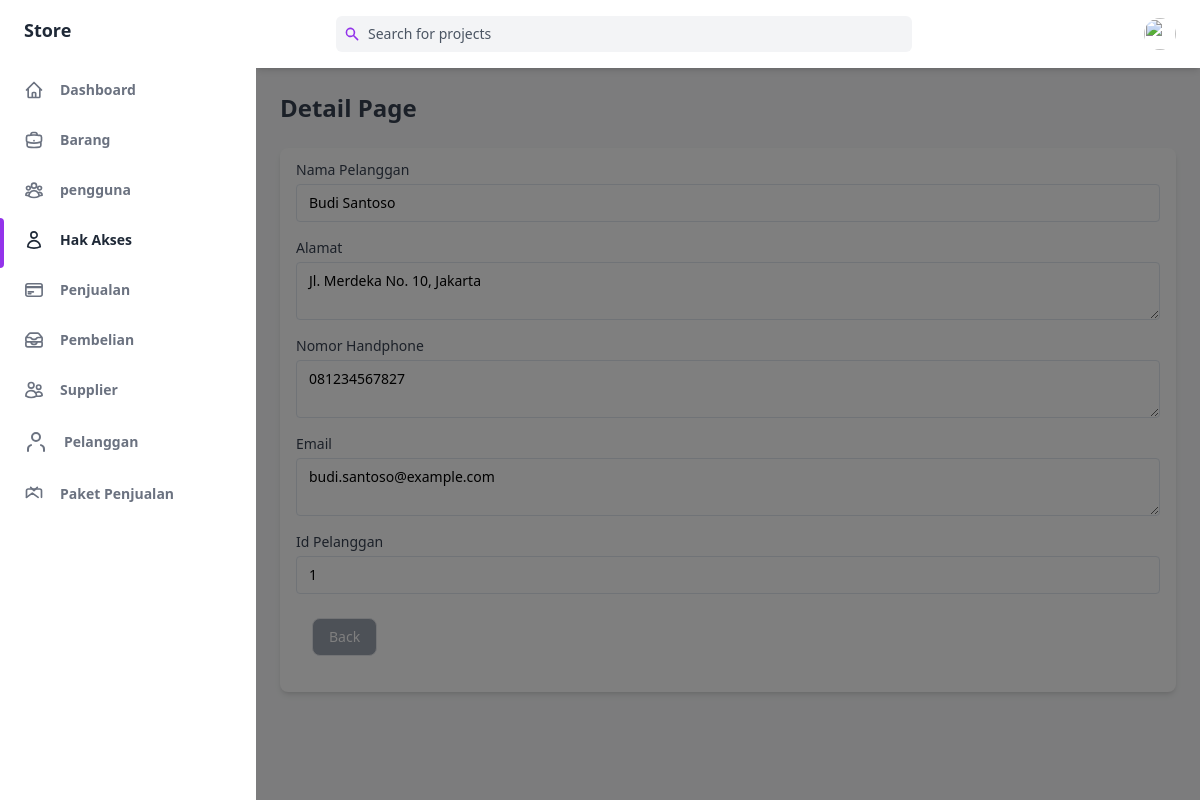
The page /public/pelanggan/detail/1 on the database its author committed.
### tables this page shows
CREATE TABLE `pelanggan` (
  `idPelanggan` int(255) NOT NULL,
  `nama` varchar(255) NOT NULL,
  `alamat` varchar(255) NOT NULL,
  `noHP` varchar(255) NOT NULL,
  `email` varchar(255) NOT NULL
);

### app/core/Controller.php (called while the page is built, shortened)
<?php
class Controller
{
    public function view($view, $data = [])
    {
        require_once '../app/views/' . $view . '.php';
    }
    public function model($model)
    {
        return new $model;
    }
}

### app/controllers/Pelanggan.php (called while the page is built, shortened)
<?php
class Pelanggan extends Controller
{
    public function detail($id)
    {
        $data['judul'] = 'Detail Pelanggan';
        $data['pelanggan'] = $this->model('pelanggan_model')->getPelangganById($id);
        $this->view('pelanggan/detail', $data);
    }
}

### app/core/App.php (called while the page is built, shortened)
<?php
class App
{
   protected $method = 'index';
   protected $params = [];
   public function __construct()
   {
      $url = $this->parseURL();
      if (file_exists('../app/controllers/' . $url[0] . '.php')) {
         unset($url[0]);
      }
      $this->controller = new $this->controller;
      if (isset($url[1])) {
         if (method_exists($this->controller, $url[1])) {
            $this->method = $url[1];
            unset($url[1]);
         }
      }
      if (!empty($url)) {
         $this->params = array_values($url);
      }
      call_user_func_array([$this->controller, $this->method], $this->params);
   }
   public function parseURL()
   {
      if (isset($_GET['url'])) {
         $url = rtrim($_GET['url'], '/');
         $url = filter_var($url, FILTER_SANITIZE_URL);
         $url = explode('/', $url);
         return $url;
      } else {
         return ["home"];
      }
   }
}

### public/index.php (called while the page is built, shortened)
<?php
$app = new App;

### app/core/Database.php (called while the page is built, shortened)
<?php
class Database
{
    private $host = DB_HOST;
    private $user = DB_USER;
    private $pass = DB_PASS;
    private $db_name = DB_NAME;
    private $dbh;
    private $stmt;
    public function __construct()
    {
        $dsn = 'mysql:host=' . $this->host . ';dbname=' . $this->db_name;
        $option = [
            PDO::ATTR_PERSISTENT => true,
            PDO::ATTR_ERRMODE => PDO::ERRMODE_EXCEPTION
        ];
        try {
            $this->dbh = new PDO($dsn, $this->user, $this->pass, $option);
        } catch (PDOException $error) {
            die($error->getMessage());
        }
    }
    public function query($query)
    {
        $this->stmt = $this->dbh->prepare($query);
    }
    public function bind($param, $value, $type = null)
    {
        if (is_null($type)) {
            switch (true) {
                default:
                    $type = PDO::PARAM_STR;
            }
        }
        $this->stmt->bindValue($param, $value, $type);
    }
    public function execute()
    {
        $this->stmt->execute();
    }
    public function single()
    {
        $this->execute();
        return $this->stmt->fetch(PDO::FETCH_ASSOC);
    }
}

### app/models/pelanggan_model.php (called while the page is built, shortened)
<?php
class pelanggan_model
{
    private $db;
    public function __construct()
    {
        $this->db = new Database;
    }
    public function getPelangganById($idPelanggan)
    {
        $this->db->query('SELECT * FROM pelanggan WHERE idPelanggan =:idPelanggan');
        $this->db->bind('idPelanggan', $idPelanggan);
        return $this->db->single();
    }
}

### app/views/pelanggan/detail.php (the view, shortened to what this page needs)
<div class="flex h-screen bg-gray-50 dark:bg-gray-900" :class="{ 'overflow-hidden': isSideMenuOpen }">
    <aside class="z-20 hidden w-64 overflow-y-auto bg-white dark:bg-gray-800 md:block flex-shrink-0">
        <div class="py-4 text-gray-500 dark:text-gray-400">
            <a class="ml-6 text-lg font-bold text-gray-800 dark:text-gray-200" href="#">
                Store
            </a>
            <ul class="mt-6">
                <li class="relative px-6 py-3">
                    <a class="inline-flex items-center w-full text-sm font-semibold transition-colors duration-150 hover:text-gray-800 dark:hover:text-gray-200" href="<?= ROUTE_URL ?>/home">
                        <span class="ml-4">Dashboard</span>
                    </a>
                </li>
            </ul>
            <ul>
                <li class="relative px-6 py-3">
                    <a class="inline-flex items-center w-full text-sm font-semibold transition-colors duration-150 hover:text-gray-800 dark:hover:text-gray-200" href="<?= ROUTE_URL ?>/barang">
                        <span class="ml-4">Barang</span>
                    </a>
                </li>
                <li class="relative px-6 py-3">
                    <a class="inline-flex items-center w-full text-sm font-semibold transition-colors duration-150 hover:text-gray-800 dark:hover:text-gray-200" href="<?= ROUTE_URL ?>/pengguna">
                        <span class="ml-4">pengguna</span>
                    </a>
                </li>
                <li class="relative px-6 py-3">
                    <span class="absolute inset-y-0 left-0 w-1 bg-purple-600 rounded-tr-lg rounded-br-lg" aria-hidden="true"></span>
                    <a class="inline-flex items-center w-full text-sm font-semibold transition-colors duration-150 text-gray-800 dark:text-gray-100 hover:text-gray-800 dark:hover:text-gray-200" href="<?= ROUTE_URL ?>/role">
                        <span class="ml-4">Hak Akses</span>
                    </a>
                </li>
                <li class="relative px-6 py-3">
                    <a class="inline-flex items-center w-full text-sm font-semibold transition-colors duration-150 hover:text-gray-800 dark:hover:text-gray-200" href="<?= ROUTE_URL ?>/penjualan">
                        <span class="ml-4">Penjualan</span>
                    </a>
                </li>
                <li class="relative px-6 py-3">
                    <a class="inline-flex items-center w-full text-sm font-semibold transition-colors duration-150 hover:text-gray-800 dark:hover:text-gray-200" href="<?= ROUTE_URL ?>/pembelian">
                        <span class="ml-4">Pembelian</span>
                    </a>
                </li>
                <li class="relative px-6 py-3">
                    <a class="inline-flex items-center w-full text-sm font-semibold transition-colors duration-150 hover:text-gray-800 dark:hover:text-gray-200" href="<?= ROUTE_URL ?>/supplier">
                        <span class="ml-4">Supplier</span>
                    </a>
                </li>
                <li class="relative px-6 py-3">
                    <a class="inline-flex items-center w-full text-sm font-semibold transition-colors duration-150 hover:text-gray-800 dark:hover:text-gray-200" href="<?= ROUTE_URL ?>/pelanggan">
                        <svg xmlns="http://www.w3.org/2000/svg" width="24" height="24" viewBox="0 0 24 24" fill="none" stroke="currentColor" stroke-width="2" stroke-linecap="round" stroke-linejoin="round">
                            <path d="M20 21v-2a4 4 0 0 0-3-3.87"></path>
                            <path d="M4 21v-2a4 4 0 0 1 3-3.87"></path>
                            <circle cx="12" cy="7" r="4"></circle>
                        </svg>
                        <span class="ml-4">Pelanggan</span>
                    </a>
                </li>
                <li class="relative px-6 py-3">
                    <a class="inline-flex items-center w-full text-sm font-semibold transition-colors duration-150 hover:text-gray-800 dark:hover:text-gray-200" href="<?= ROUTE_URL ?>/paketPenjualan">
                        <svg class="w-5 h-5" aria-hidden="true" fill="none" stroke-linecap="round" stroke-linejoin="round" stroke-width="2" viewBox="0 0 24 24" stroke="currentColor">
                            <path d="M21 16V8a2 2 0 0 0-2-2H5a2 2 0 0 0-2 2v8" />
                            <path d="M3 16l7-5 7 5"></path>
                            <path d="M8 4l4 4 4-4"></path>
                        </svg>
                        <span class="ml-4">Paket Penjualan</span>
                    </a>
                </li>
            </ul>
        </div>
    </aside>
    <div x-show="isSideMenuOpen" x-transition:enter="transition ease-in-out duration-150" x-transition:enter-start="opacity-0" x-transition:enter-end="opacity-100" x-transition:leave="transition ease-in-out duration-150" x-transition:leave-start="opacity-100" x-transition:leave-end="opacity-0" class="fixed inset-0 z-10 flex items-end bg-black bg-opacity-50 sm:items-center sm:justify-center"></div>
    <div class="flex flex-col flex-1 w-full">
        <header class="z-10 py-4 bg-white shadow-md dark:bg-gray-800">
            <div class="container flex items-center justify-between h-full px-6 mx-auto text-purple-600 dark:text-purple-300">
                <div class="flex justify-center flex-1 lg:mr-32">
                    <div class="relative w-full max-w-xl mr-6 focus-within:text-purple-500">
                        <div class="absolute inset-y-0 flex items-center pl-2">
                            <svg class="w-4 h-4" aria-hidden="true" fill="currentColor" viewBox="0 0 20 20">
                                <path fill-rule="evenodd" d="M8 4a4 4 0 100 8 4 4 0 000-8zM2 8a6 6 0 1110.89 3.476l4.817 4.817a1 1 0 01-1.414 1.414l-4.816-4.816A6 6 0 012 8z" clip-rule="evenodd"></path>
                            </svg>
                        </div>
                        <input class="w-full pl-8 pr-2 text-sm text-gray-700 placeholder-gray-600 bg-gray-100 border-0 rounded-md dark:placeholder-gray-500 dark:focus:shadow-outline-gray dark:focus:placeholder-gray-600 dark:bg-gray-700 dark:text-gray-200 focus:placeholder-gray-500 focus:bg-white focus:border-purple-300 focus:outline-none focus:shadow-outline-purple form-input" type="text" placeholder="Search for projects" aria-label="Search" />
                    </div>
                </div>
                <ul class="flex items-center flex-shrink-0 space-x-6">
                    <li class="relative">
                        <button class="align-middle rounded-full focus:shadow-outline-purple focus:outline-none" @click="toggleProfileMenu" @keydown.escape="closeProfileMenu" aria-label="Account" aria-haspopup="true">
                            <img class="object-cover w-8 h-8 rounded-full" src="https://images.unsplash.com/photo-1502378735452-bc7d86632805?ixlib=rb-0.3.5&q=80&fm=jpg&crop=entropy&cs=tinysrgb&w=200&fit=max&s=aa3a807e1bbdfd4364d1f449eaa96d82" alt="" aria-hidden="true" />
                        </button>
                    </li>
                </ul>
            </div>
        </header>
        <main class="h-full pb-16 overflow-y-auto">
            <div class="container px-6 mx-auto grid">
                <h2 class="my-6 text-2xl font-semibold text-gray-700 dark:text-gray-200">
                    Detail Page
                </h2>
                <div class="px-4 py-3 mb-8 bg-white rounded-lg shadow-md dark:bg-gray-800">
                    <label class="block text-sm">
                        <span class="text-gray-700 dark:text-gray-400">Nama Pelanggan</span>
                        <input class="block w-full mt-1 text-sm dark:border-gray-600 dark:bg-gray-700 focus:border-purple-400 focus:outline-none focus:shadow-outline-purple dark:text-gray-300 dark:focus:shadow-outline-gray form-input" value="<?= $data['pelanggan']['nama']; ?>" readonly />
                    </label>
                    <label class="block mt-4 text-sm">
                        <span class="text-gray-700 dark:text-gray-400">Alamat</span>
                        <textarea class="block w-full mt-1 text-sm dark:border-gray-600 dark:bg-gray-700 focus:border-purple-400 focus:outline-none focus:shadow-outline-purple dark:text-gray-300 dark:focus:shadow-outline-gray form-input" readonly><?= $data['pelanggan']['alamat']; ?></textarea>
                    </label>
                    <label class="block mt-4 text-sm">
                        <span class="text-gray-700 dark:text-gray-400">Nomor Handphone</span>
                        <textarea class="block w-full mt-1 text-sm dark:border-gray-600 dark:bg-gray-700 focus:border-purple-400 focus:outline-none focus:shadow-outline-purple dark:text-gray-300 dark:focus:shadow-outline-gray form-input" readonly><?= $data['pelanggan']['noHP']; ?></textarea>
                    </label>
                    <label class="block mt-4 text-sm">
                        <span class="text-gray-700 dark:text-gray-400">Email</span>
                        <textarea class="block w-full mt-1 text-sm dark:border-gray-600 dark:bg-gray-700 focus:border-purple-400 focus:outline-none focus:shadow-outline-purple dark:text-gray-300 dark:focus:shadow-outline-gray form-input" readonly><?= $data['pelanggan']['email']; ?></textarea>
                    </label>
                    <label class=" block mt-4 text-sm">
                        <span class="text-gray-700 dark:text-gray-400"> Id Pelanggan </span>
                        <input class="block w-full mt-1 text-sm dark:border-gray-600 dark:bg-gray-700 focus:border-purple-400 focus:outline-none focus:shadow-outline-purple dark:text-gray-300 dark:focus:shadow-outline-gray form-input" value="<?= $data['pelanggan']['idPelanggan']; ?>" readonly />
                    </label>
                    <div class="flex">
                        <div class=" pl-4 my-6">
                            <a href="<?= ROUTE_URL ?>/pelanggan" class="flex items-center justify-between px-4 py-2 text-sm font-medium leading-5 text-white transition-colors duration-150 border rounded-lg dark:border-gray-600 dark:bg-gray-400 bg-gray-400 active:bg-gray-600 hover:bg-gray-700 focus:outline-none focus:shadow-outline-gray">
                                Back
                            </a>
                        </div>
                    </div>
                </div>
            </div>
        </main>
    </div>
</div>

### rows shown on the page
pelanggan: nama "Budi Santoso", alamat "Jl. Merdeka No. 10, Jakarta", noHP "081234567827", email "budi.santoso@example.com", idPelanggan "1"
